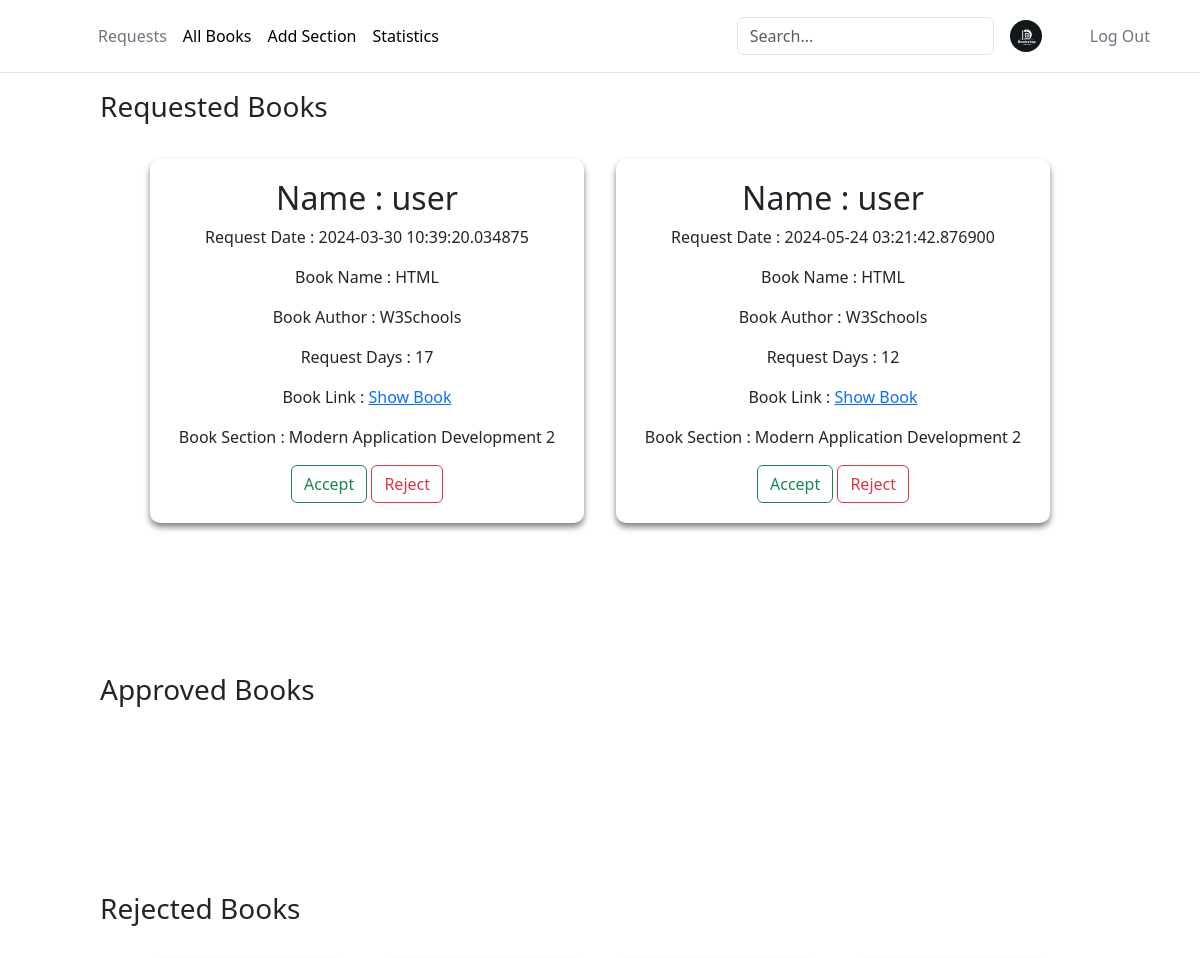
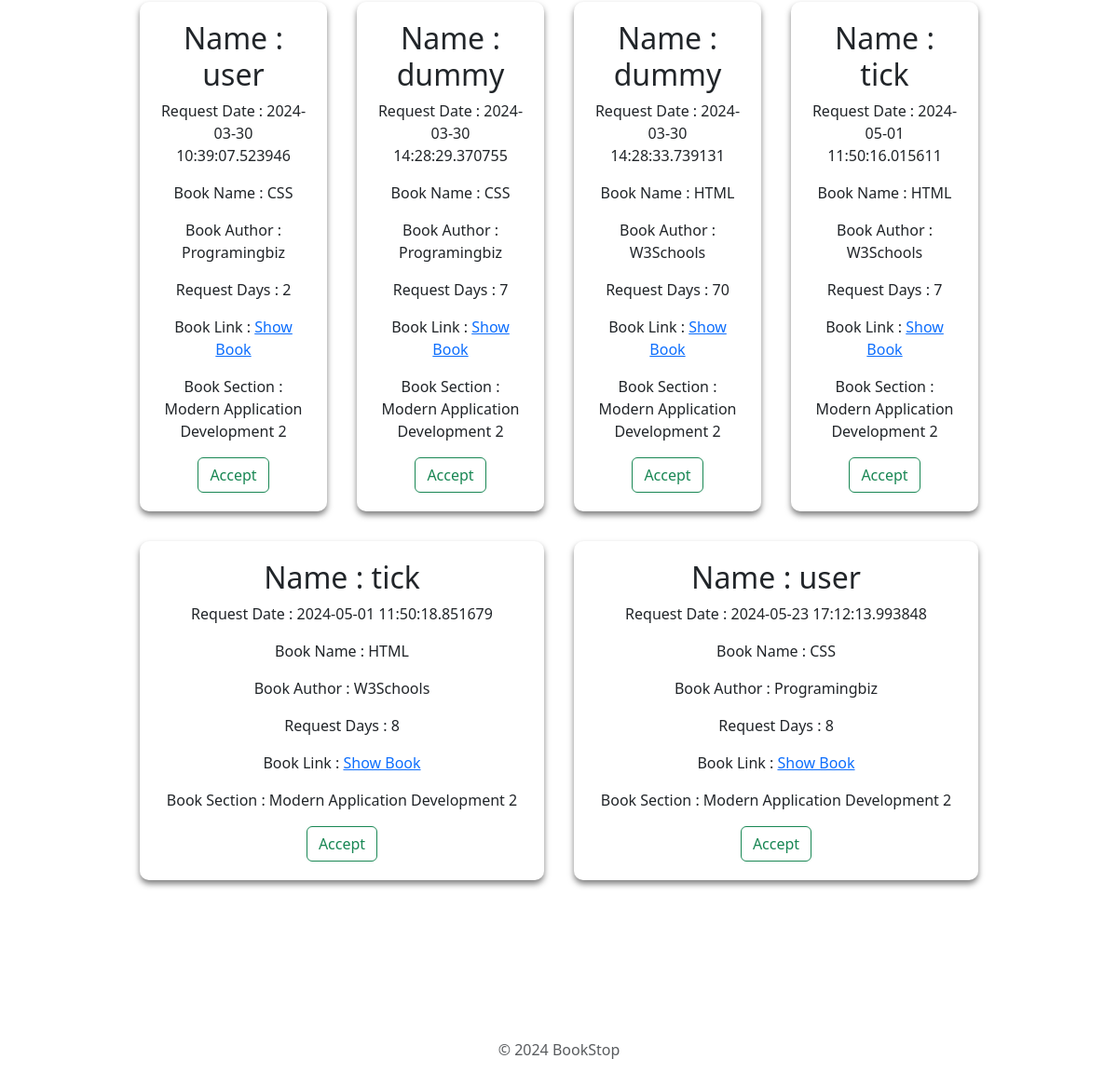
The page /requestedBooks (signed in) on the database its author committed (2 pictures, top to bottom).
### app.py (models this page shows)
class BookIssue(db.Model):
    __tablename__ = 'BookIssue'
    IssueId = db.Column(db.Integer, autoincrement=True, primary_key=True)
    UserId = db.Column(db.Integer, db.ForeignKey(User.UserId), nullable=False)
    BookId = db.Column(db.Integer, db.ForeignKey(Books.BookId), nullable=False)
    SectionId = db.Column(db.Integer, db.ForeignKey(Section.SectionId), nullable=False)
    RequestDate = db.Column(db.DateTime, nullable=False, default=datetime.datetime.utcnow)
    Days = db.Column(db.Integer, nullable=False)
    IssueDate = db.Column(db.String)
    IssueStatus = db.Column(db.String, nullable=False)
    LastIssueStatusDate = db.Column(db.String)

### app.py (the view, shortened to what this page needs)
@app.route("/requestedBooks", methods=["GET","POST"])
def requestedBooks():
    if 'admin_id' not in session:
        return redirect(url_for('librarianLogin'))
    BookIssueMergeTable = BookIssueMerge.query.filter(
        BookIssueMerge.Section_Title.isnot(None),
        BookIssueMerge.Author.isnot(None),
        BookIssueMerge.Book_Title.isnot(None),
        BookIssueMerge.IssueStatus == "requested",
        BookIssueMerge.UserName.isnot(None)).all()
    ApprovedBookIssueMergeTable = BookIssueMerge.query.filter(
        BookIssueMerge.Section_Title.isnot(None),
        BookIssueMerge.Author.isnot(None),
        BookIssueMerge.Book_Title.isnot(None),
        BookIssueMerge.IssueStatus == "Approved",
        BookIssueMerge.UserName.isnot(None)).all()
    RejectedBookIssueMergeTable = BookIssueMerge.query.filter(
        BookIssueMerge.Section_Title.isnot(None),
        BookIssueMerge.Author.isnot(None),
        BookIssueMerge.Book_Title.isnot(None),
        BookIssueMerge.IssueStatus == "Rejected",
        BookIssueMerge.UserName.isnot(None)).all()
    return render_template("requestBooks.html", books=BookIssueMergeTable, approvedBooks = ApprovedBookIssueMergeTable, rejectedBooks = RejectedBookIssueMergeTable)

### app/templates/requestBooks.html (shortened to what this page needs)
<!DOCTYPE html>
<html lang="en">
  <head>
    <link rel="stylesheet" href="/static/add-section.css" />
    {% include 'bootstrap.html' %}
  </head>
  <body>
    <div>
      {% include 'headerAdmin.html' %}
      <div>
        <h3 class="firstHeading">Requested Books</h3>
        <div class="main-container">
          {% for book in books %}
          <div class="section-container" id="1">
            <h2>Name : {{book.UserName}}</h2>
            <p>Request Date : {{book.RequestDate}}</p>
            <p>Book Name : {{book.Book_Title}}</p>
            <p>Book Author : {{book.Author}}</p>
            <p>Request Days : {{book.Days}}</p>
            <p>
              Book Link :
              <a href="{{ url_for('download_book', filename=book.Book_Link) }}"
                >Show Book</a
              >
            </p>
            <div>
              <p>Book Section : {{book.Section_Title}}</p>
            </div>
            <form
              action="/requestedBooks"
              method="post"
              style="display: inline"
            >
              <button type="submit" class="btn btn-outline-success">
                Accept
              </button>
            </form>
            <form
              action="/requestedBooks"
              method="post"
              style="display: inline"
            >
              <button type="submit" class="btn btn-outline-danger">
                Reject
              </button>
            </form>
          </div>
          {% endfor %}
        </div>
        <h3>Approved Books</h3>
        <div class="main-container">
        </div>
        <h3>Rejected Books</h3>
        <div class="main-container">
          {% for book in rejectedBooks %}
          <div class="section-container" id="1">
            <h2>Name : {{book.UserName}}</h2>
            <p>Request Date : {{book.RequestDate}}</p>
            <p>Book Name : {{book.Book_Title}}</p>
            <p>Book Author : {{book.Author}}</p>
            <p>Request Days : {{book.Days}}</p>
            <p>
              Book Link :
              <a href="{{ url_for('download_book', filename=book.Book_Link) }}"
                >Show Book</a
              >
            </p>
            <div>
              <p>Book Section : {{book.Section_Title}}</p>
            </div>
            <form
              action="/requestedBooks"
              method="post"
              style="display: inline"
            >
              <button type="submit" class="btn btn-outline-success">
                Accept
              </button>
            </form>
          </div>
          {% endfor %}
        </div>
        {% include 'footer.html' %}
      </div>
    </div>
  </body>
</html>

### app/templates/bootstrap.html (shortened to what this page needs)
<link
  href="https://cdn.jsdelivr.net/npm/bootstrap@5.3.2/dist/css/bootstrap.min.css"
  rel="stylesheet"
/>

### app/templates/headerAdmin.html
<header class="p-3 mb-1 border-bottom">
  <div class="container">
    <div
      class="d-flex flex-wrap align-items-center justify-content-center justify-content-lg-start"
    >
      <a
        href="/"
        class="d-flex align-items-center mb-2 mb-lg-0 link-body-emphasis text-decoration-none"
      >
        <svg
          class="bi me-2"
          width="40"
          height="32"
          role="img"
          aria-label="Bootstrap"
        >
          <use xlink:href="#bootstrap" />
        </svg>
      </a>
      <ul
        class="nav col-12 col-lg-auto me-lg-auto mb-2 justify-content-center mb-md-0"
      >
        <li>
          <a href="/requestedBooks" class="nav-link px-2 link-secondary"
            >Requests</a
          >
        </li>
        <li>
          <a href="/showBooks" class="nav-link px-2 link-body-emphasis"
            >All Books</a
          >
        </li>
        <li>
          <a href="/add-section" class="nav-link px-2 link-body-emphasis"
            >Add Section</a
          >
        </li>
        <li>
          <a href="/adminStats" class="nav-link px-2 link-body-emphasis"
            >Statistics</a
          >
        </li>
      </ul>
      <form class="col-12 col-lg-auto mb-3 mb-lg-0 me-lg-3" role="search">
        <input
          type="search"
          class="form-control"
          placeholder="Search..."
          aria-label="Search"
          id="searchInput"
        />
      </form>
      <img
        src="/static/logo.jpg"
        alt="mdo"
        width="32"
        height="32"
        class="rounded-circle"
      />
      <ul class="nav" style="margin-left: 40px">
        <li>
          <a href="/logout" class="nav-link px-2 link-secondary">Log Out</a>
        </li>
      </ul>
    </div>
  </div>
</header>

### app/templates/footer.html
<div class="container">
  <footer class="py-3 my-4">
    <p class="text-center text-body-secondary">&copy; 2024 BookStop</p>
  </footer>
</div>

### app/static/add-section.css (style rules this page uses)
body { background-color: #2d2a2e; margin: 0; }
.main-container { display: flex; flex-wrap: wrap; padding: 130px; align-items: flex-start; gap: 2em; margin: 20px; }
.section-container { background-color: rgba(255, 255, 255, 0.1); backdrop-filter: blur(10px); border-radius: 10px; padding: 20px 20px; box-shadow: 0 4px 6px rgba(0, 0, 0, 0.5); text-align: center; width: 20%; flex-grow: 1; }
.firstHeading { padding-top: 90px; padding-left: 100px; margin-bottom: -115px !important; }
h3 { padding-left: 100px; margin-bottom: -115px !important; }
header { position: fixed; top: 0; left: 0; width: 100%; background-color: rgba(255, 255, 255, 0.9); z-index: 2; }
input, textarea { width: 100%; padding: 8px; border-radius: 4px; border: solid 1px #0d6efd; color: #000; }
input, textarea { margin-bottom: 20px; }

### rows shown on the page
BookIssue: UserName "user", RequestDate "2024-03-30 10:39:20.034875", Book_Title "HTML", Author "W3Schools", Days "17", Section_Title "Modern Application Development 2"
BookIssue: UserName "user", RequestDate "2024-05-24 03:21:42.876900", Book_Title "HTML", Author "W3Schools", Days "12", Section_Title "Modern Application Development 2"
BookIssue: UserName "user", RequestDate "2024-03-30 10:39:07.523946", Book_Title "CSS", Author "Programingbiz", Days "2", Section_Title "Modern Application Development 2"
BookIssue: UserName "dummy", RequestDate "2024-03-30 14:28:29.370755", Book_Title "CSS", Author "Programingbiz", Days "7", Section_Title "Modern Application Development 2"
BookIssue: UserName "dummy", RequestDate "2024-03-30 14:28:33.739131", Book_Title "HTML", Author "W3Schools", Days "70", Section_Title "Modern Application Development 2"
BookIssue: UserName "tick", RequestDate "2024-05-01 11:50:16.015611", Book_Title "HTML", Author "W3Schools", Days "7", Section_Title "Modern Application Development 2"
BookIssue: UserName "tick", RequestDate "2024-05-01 11:50:18.851679", Book_Title "HTML", Author "W3Schools", Days "8", Section_Title "Modern Application Development 2"
BookIssue: UserName "user", RequestDate "2024-05-23 17:12:13.993848", Book_Title "CSS", Author "Programingbiz", Days "8", Section_Title "Modern Application Development 2"
